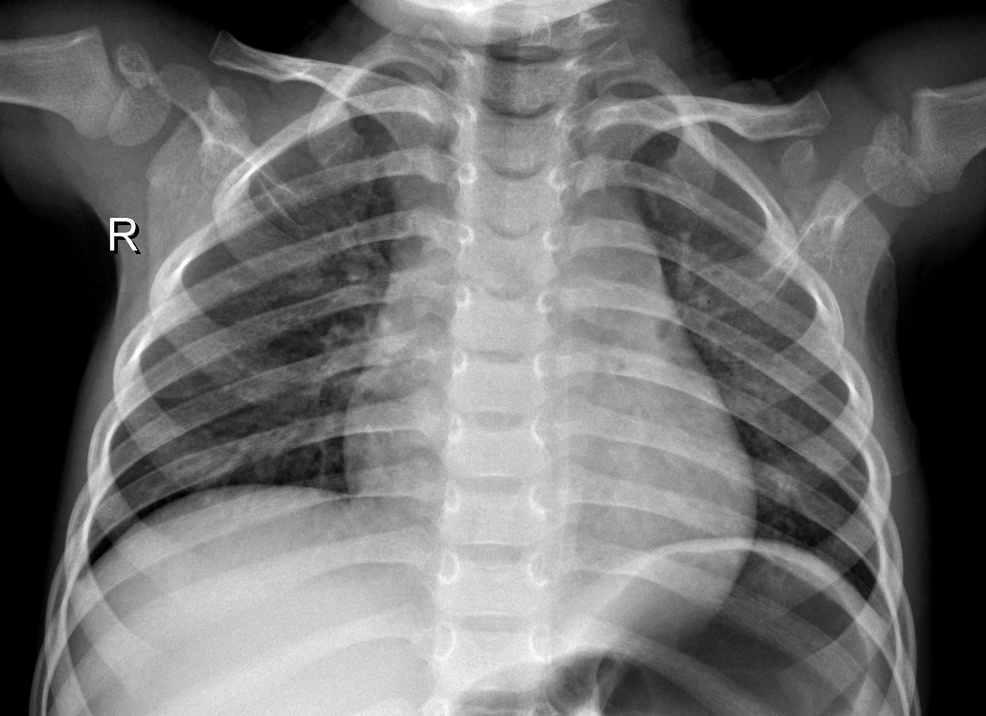
#> input picture Dataset/IM-0215-0001.jpeg, 986 x 716 px, shrunk from 1666 x 1209 before the run, found by its file name
$ jupyter execute rotate.ipynb   (shell and % lines are left out)
#> lines starting #> are read from the running program, lines starting #| are printed output that depends on the picture
<a href="https://colab.research.google.com/github/hanifnurf/TKC_Covid19/blob/main/opencv_basic/rotate.ipynb" target="_parent"></a>

[cell 1]
import wget
url = "https://github.com/hanifnurf/TKC_Covid19/blob/main/Dataset/IM-0215-0001.jpeg?raw=true"
wget.download(url)

[cell 2]
# import the necessary packages
import matplotlib.pyplot as plt
import argparse
import imutils
import cv2

[cell 3]
def plt_imshow(title, image):
    # convert the image frame BGR to RGB color space and display it
	image = cv2.cvtColor(image, cv2.COLOR_BGR2RGB)
	plt.imshow(image)
	plt.title(title)
	plt.grid(False)
	plt.show()

[cell 4]
args = {
    "image": "IM-0215-0001.jpeg"
}

[cell 5]
# load the image and show it
image = cv2.imread(args["image"])
#> image is the input picture: shape (716, 986, 3); min 0, max 255, mean 109.7
plt_imshow("Original", image)

# grab the dimensions of the image and calculate the center of the
# image
(h, w) = image.shape[:2]
#> h = 716; w = 986
(cX, cY) = (w // 2, h // 2)
#> cX = 493; cY = 358

# rotate our image by 45 degrees around the center of the image
M = cv2.getRotationMatrix2D((cX, cY), 45, 1.0)
rotated = cv2.warpAffine(image, M, (w, h))
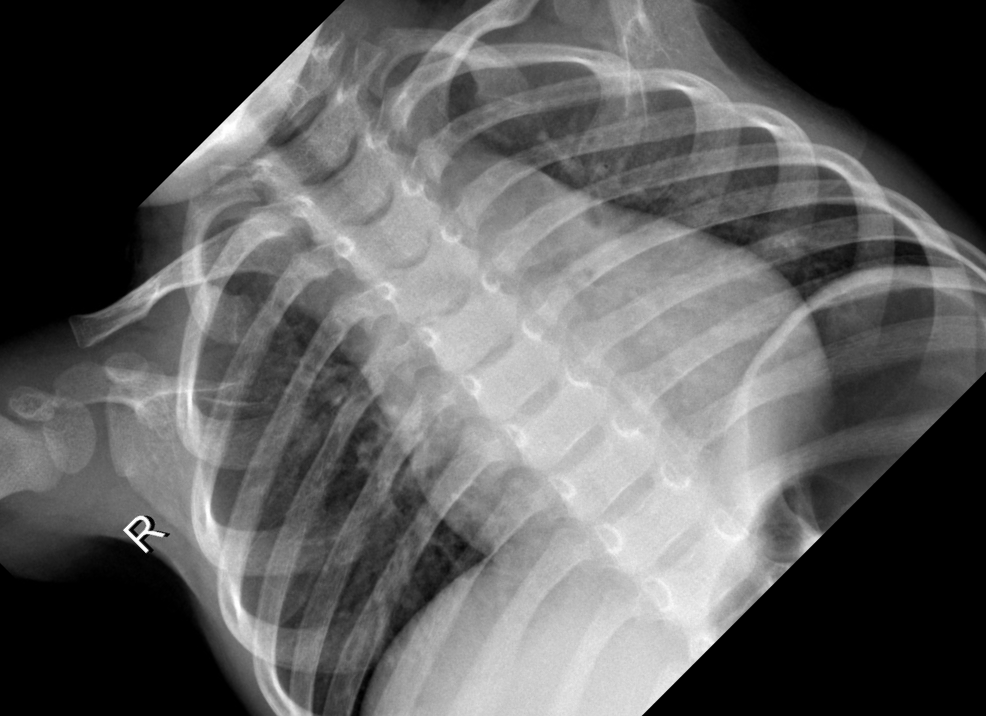
#> rotated: shape (716, 986, 3); min 0, max 255, mean 94.2
plt_imshow("Rotated by 45 Degrees", rotated)

# rotate our image by -90 degrees around the image
M = cv2.getRotationMatrix2D((cX, cY), -90, 1.0)
rotated = cv2.warpAffine(image, M, (w, h))
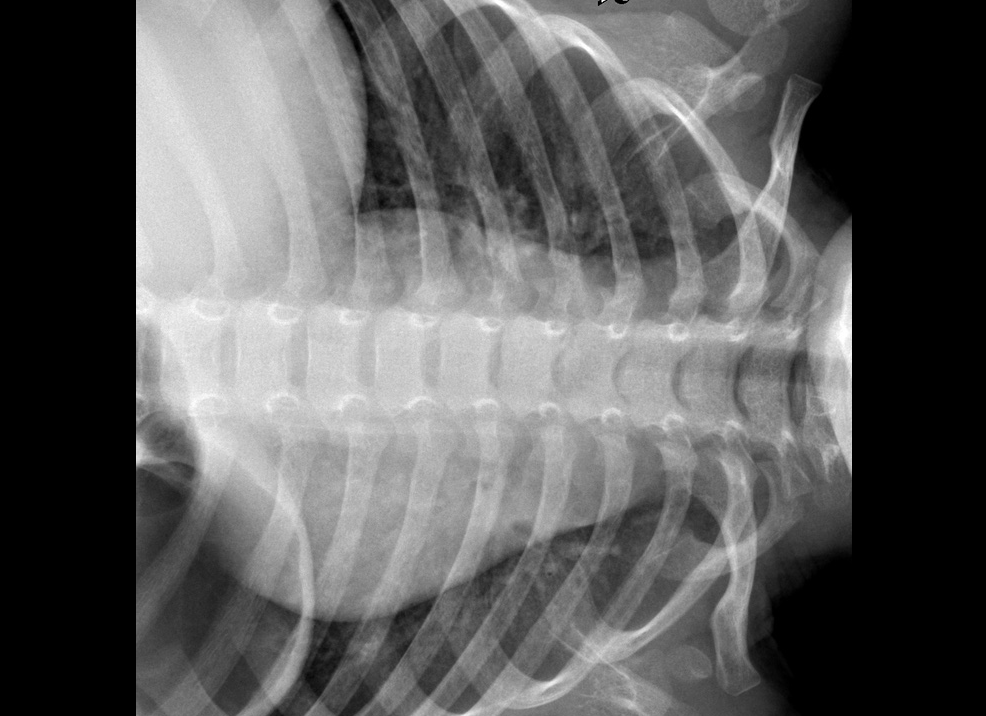
#> rotated: shape (716, 986, 3); min 0, max 255, mean 94.1
plt_imshow("Rotated by -90 Degrees", rotated)

[cell 6]
# rotate our image around an arbitrary point rather than the center
M = cv2.getRotationMatrix2D((10, 10), 45, 1.0)
rotated = cv2.warpAffine(image, M, (w, h))
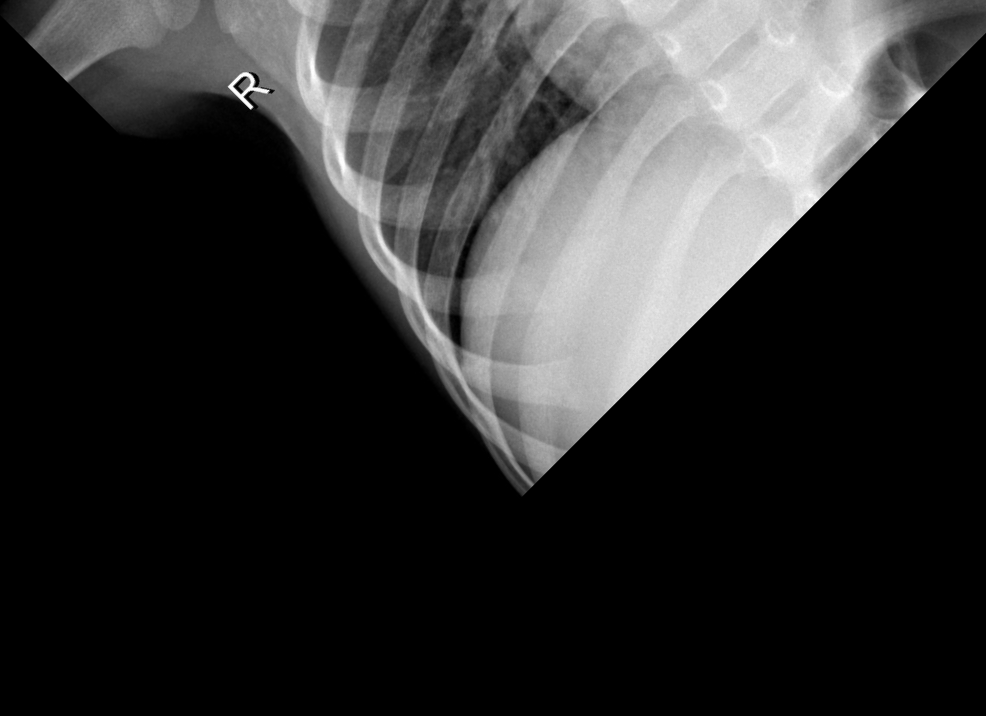
#> rotated: shape (716, 986, 3); min 0, max 255, mean 46.2
plt_imshow("Rotated by Arbitrary Point", rotated)

[cell 7]
# use our imutils function to rotate an image 180 degrees
rotated = imutils.rotate(image, 180)
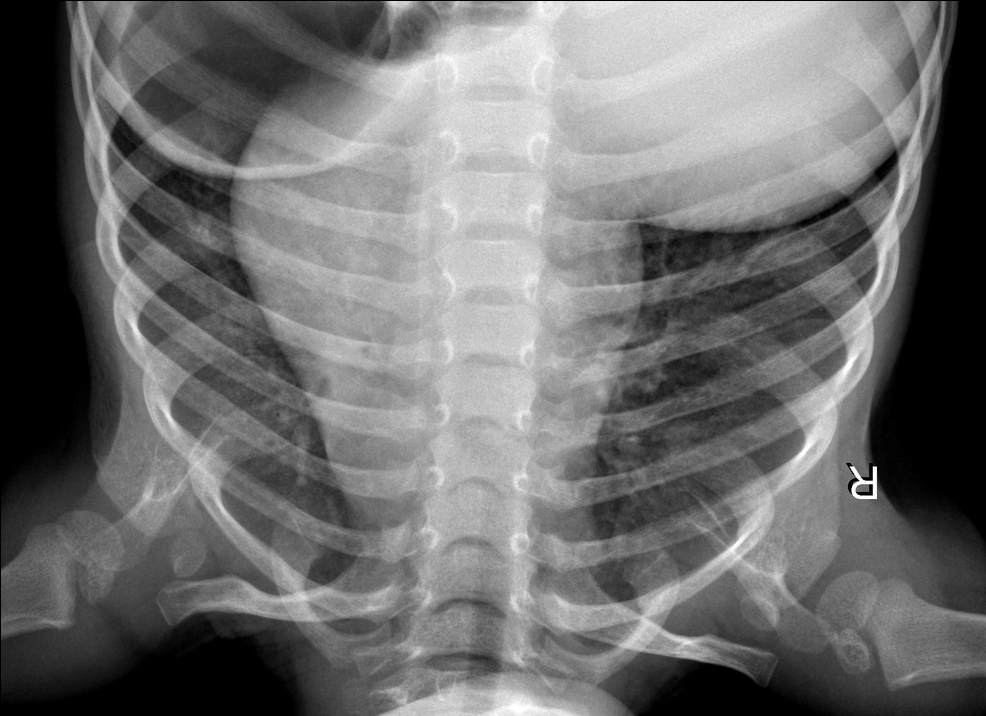
#> rotated: shape (716, 986, 3); min 0, max 255, mean 109.6
plt_imshow("Rotated by 180 Degrees", rotated)

[cell 8]
# rotate our image by 33 degrees counterclockwise, ensuring the
# entire rotated image still views in the viewing area
rotated = imutils.rotate_bound(image, -33)
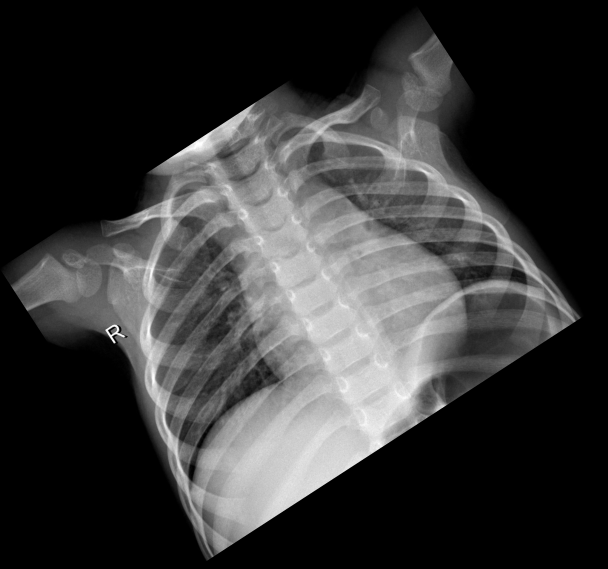
#> rotated: shape (1137, 1216, 3) (shown at 1/2 size); min 0, max 255, mean 56
plt_imshow("Rotated Without Cropping", rotated)

$ run again, with Dataset/covid (13).jpg copied over Dataset/IM-0215-0001.jpeg
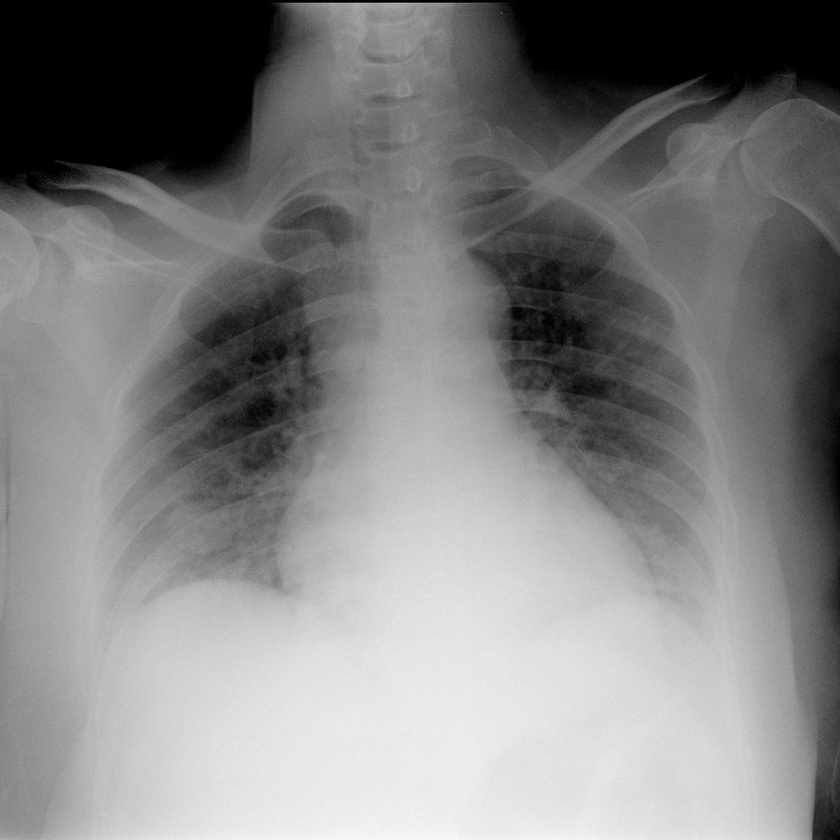
#> input picture Dataset/covid (13).jpg, 840 x 840 px, shrunk from 1261 x 1262 before the run, found by its file name
#> image is the input picture: shape (840, 840, 3); min 0, max 250, mean 129.4
#> `rotated = imutils.rotate(image, 180)`:
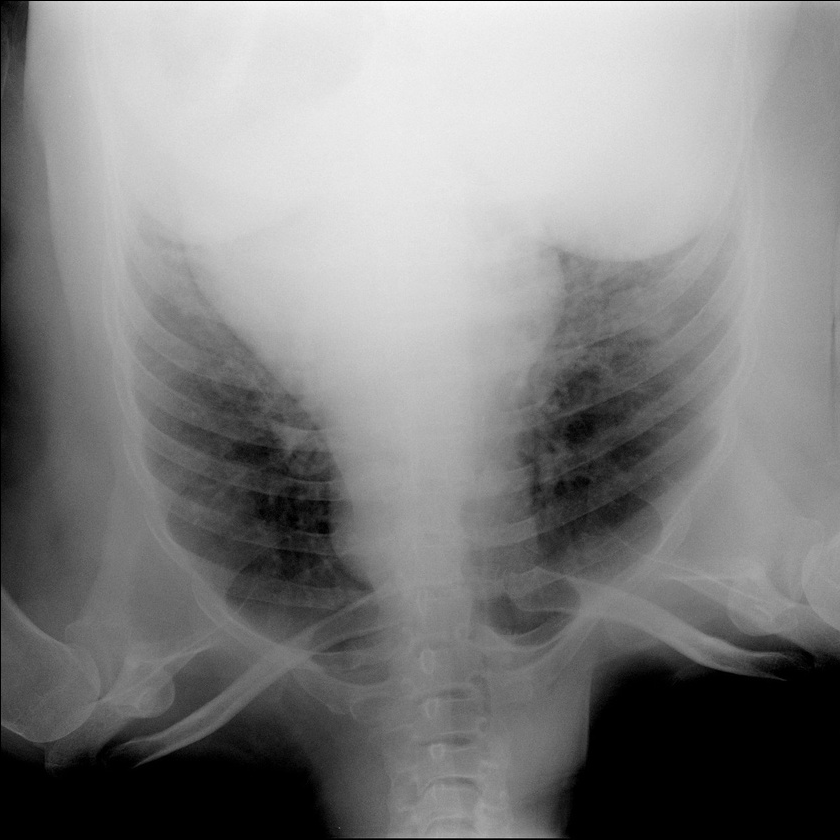
#> rotated: shape (840, 840, 3); min 0, max 250, mean 129.3
#> `rotated = imutils.rotate_bound(image, -33)`:
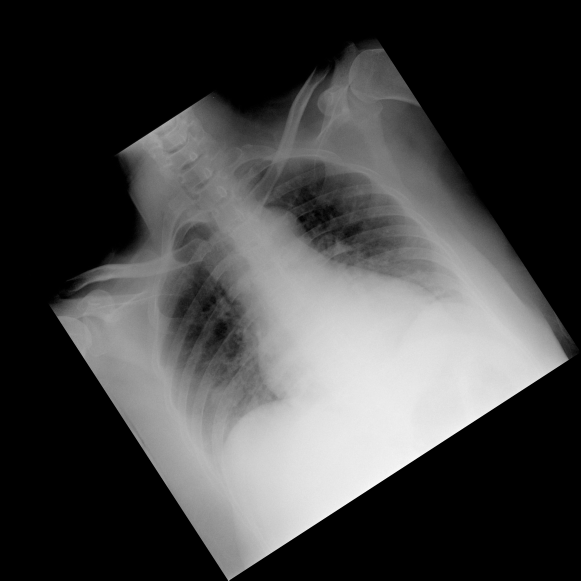
#> rotated: shape (1161, 1161, 3) (shown at 1/2 size); min 0, max 249, mean 67.7
